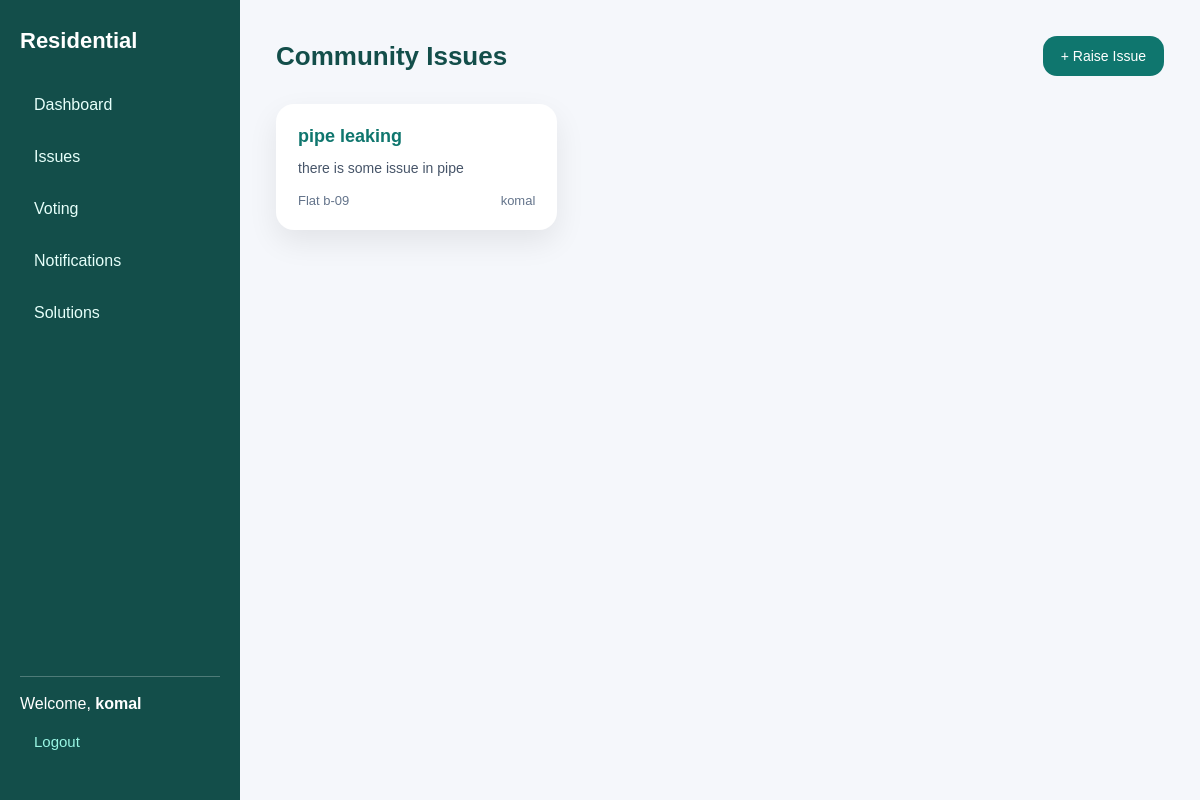
The app's page /issuereport/ (signed in) with its own data.
### CrowdSolver/models.py (models this page shows, shortened)
class Member(models.Model):
    memberName = models.CharField((""), max_length=50)
    memberMail = models.EmailField((""), max_length=254)
    memberContact = models.CharField((""), max_length=50)
    memberPassword = models.CharField((""), max_length=50)
    memberAddress = models.CharField((""), max_length=50)
    memberFlatnumber = models.CharField((""), max_length=50)
    def __str__(self):
        return self.memberName

class Issues(models.Model):
    title=models.CharField(max_length=200)
    description=models.TextField()
    category=models.ForeignKey(Categoryname, on_delete=models.CASCADE)
    flat_number=models.CharField(max_length=50)
    image=models.FileField(upload_to='issues/', null=True, blank=True)
    created_by = models.ForeignKey(Member, on_delete=models.CASCADE, null=True, blank=True, related_name='issues')
    created_at=models.DateTimeField(auto_now_add=True)

### CrowdSolver/views.py (the view)
# urls.py: path('issuereport/', views.issuereport, name='issuereport'),
def issuereport(request):
    member_id  = request.session.get('member_id')
    if not member_id:
        return redirect('memberlogin')
    issues = Issues.objects.filter(created_by=member_id)
    return render(request, 'issuereport.html', {'issues': issues} )

### CrowdSolver/templates/issuereport.html (shortened to what this page needs)
{% extends "base.html" %}
{% block content %}
<div class="issue-header">
    <h2>Community Issues</h2>
    <a href="{% url 'raise_issue' %}" class="raise-btn">+ Raise Issue</a>
</div>
<div class="issue-grid">
{% for issue in issues %}
    <div class="issue-card">
        <h4>{{ issue.title }}</h4>
        <div class="issue-desc">
            {{ issue.description }}
        </div>
        <div class="issue-meta">
            <span>Flat {{ issue.flat_number }}</span>
            <span>{{ issue.created_by }}</span>
        </div>
    </div>
{% empty %}
</div>
<div class="empty">No issues reported yet.</div>
{% endfor %}
{% endblock %}

### CrowdSolver/templates/base.html (shortened to what this page needs)
<!DOCTYPE html>
<html lang="en">
<head>
</head>
<body>
<div class="sidebar">
    <h2>Residential</h2>
    <a href="{% url 'admindashboard' %}">Dashboard</a>
    <a href="{% url 'issuereport' %}">Issues</a>
    <a href="{% url 'voting' %}">Voting</a>
    <a href="{% url 'notification' %}">Notifications</a>
    <a href="{% url 'user_solutions' %}">Solutions</a>
    {% if request.session.member_id %}
        <div class="user-info">
            Welcome, <strong>{{ request.session.member_name }}</strong><br>
            <a href="{% url 'memberlogout' %}">Logout</a>
        </div>
    {% else %}
        <a href="{% url 'memberlogin' %}">Login</a>
        <a href="{% url 'membersignup' %}">Sign Up</a>
    {% endif %}
</div>
<div class="main">
    {% block content %}{% endblock %}
</div>
</body>
</html>

### CrowdSolver/templates/base.html (style rules this page uses)
* { box-sizing:border-box; font-family:'Poppins',sans-serif; }
body { margin:0; background:#f5f7fb; display:flex; }
.sidebar { width:240px; background:#134e4a; color:#fff; min-height:100vh; padding:28px 20px; display:flex; flex-direction:column; }
.sidebar h2 { margin:0 0 30px; font-size:22px; font-weight:600; }
.sidebar a { color:#e6fffa; text-decoration:none; padding:12px 14px; border-radius:8px; margin-bottom:10px; font-size:16px; }
.user-info { margin-top:auto; padding-top:18px; border-top:1px solid rgba(255,255,255,0.25); font-size:16px; }
.user-info a { display:inline-block; margin-top:8px; font-size:15px; color:#99f6e4; text-decoration:none; }
.main { flex:1; padding:36px; }

### CrowdSolver/templates/issuereport.html (style rules this page uses)
.issue-header { display:flex; justify-content:space-between; align-items:center; margin-bottom:28px; }
.issue-header h2 { margin:0; font-size:26px; color:#134e4a; }
.raise-btn { background:#0f766e; color:#ffffff; padding:12px 18px; border-radius:14px; text-decoration:none; font-size:14px; font-weight:500; }
.issue-grid { display:grid; grid-template-columns:repeat(auto-fill,minmax(280px,1fr)); gap:22px; }
.issue-card { background:#ffffff; padding:22px; border-radius:18px; box-shadow:0 12px 30px rgba(0,0,0,0.08); }
.issue-card h4 { margin:0 0 10px; font-size:18px; color:#0f766e; }
.issue-desc { font-size:14px; color:#475569; line-height:1.6; margin-bottom:14px; }
.issue-meta { display:flex; justify-content:space-between; font-size:13px; color:#64748b; }

### records on screen
Member: session.member_name "komal"
Issues: title "pipe leaking", description "there is some issue in pipe", flat_number "b-09", created_by "komal"
